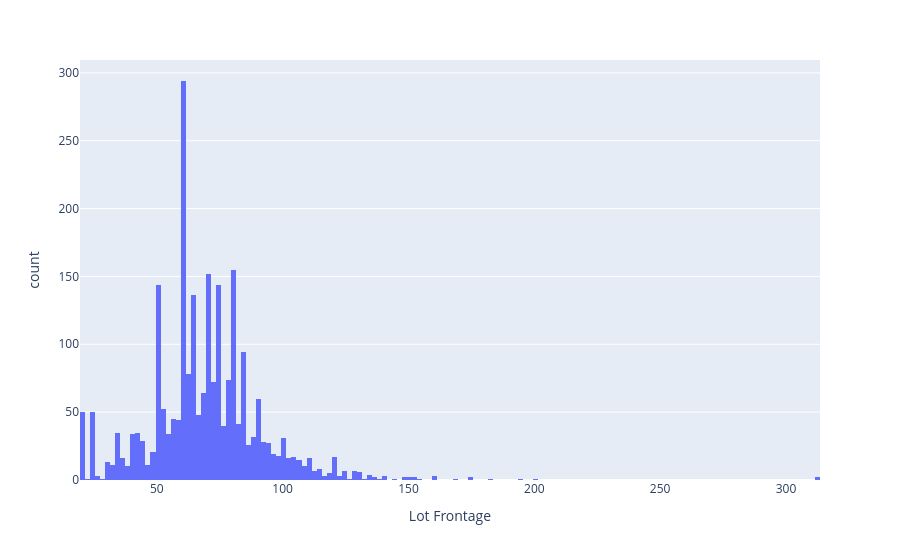

This figure's notebook cell:
### Code cell
# histogram to Lot Frontage 
fig=px.histogram(df,x='Lot Frontage')
fig.show()

### Figure 1 — Plotly figure (JSON) as saved in the notebook; plotly's stock layout.template omitted (floating-point values rounded to 4 significant figures; data arrays with more than 128 entries replaced by an {"elided": "..."} marker saying what was removed)
{"data": [{"alignmentgroup": "True", "bingroup": "x", "hovertemplate": "Lot Frontage=%{x}<br>count=%{y}<extra></extra>", "legendgroup": "", "marker": {"color": "#636efa", "pattern": {"shape": ""}}, "name": "", "offsetgroup": "", "orientation": "v", "showlegend": false, "type": "histogram", "x": {"elided": "2930 int values"}, "xaxis": "x", "yaxis": "y"}], "layout": {"barmode": "relative", "legend": {"tracegroupgap": 0}, "margin": {"t": 60}, "xaxis": {"anchor": "y", "domain": [0, 1], "title": {"text": "Lot Frontage"}}, "yaxis": {"anchor": "x", "domain": [0, 1], "title": {"text": "count"}}}}
